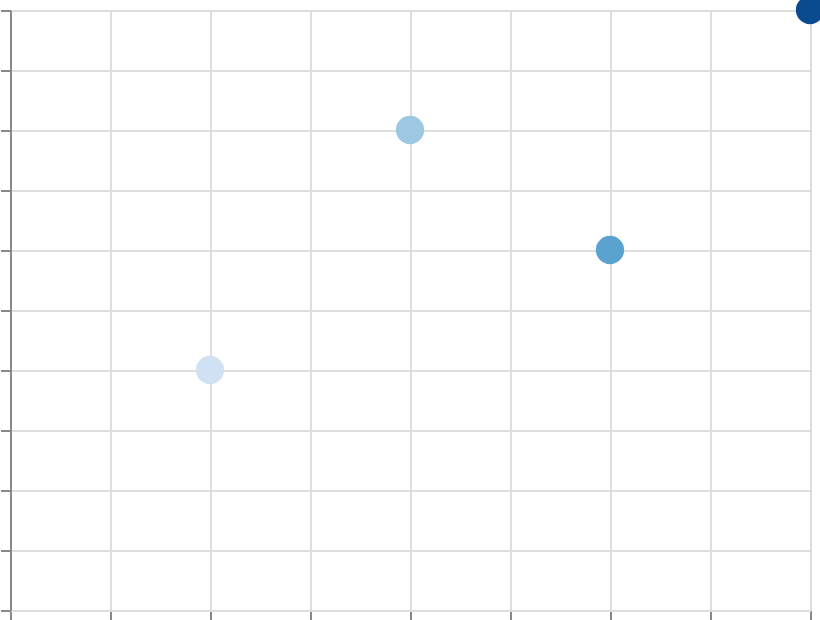

Express this chart as Vega-Lite.
### Vega specification from a JSON file in a GitHub repository (floating-point values rounded to 4 significant figures)
{"$schema": "https://vega.github.io/schema/vega/v6.json", "width": 400, "height": 300, "padding": 5, "autosize": "none", "data": [{"name": "table", "values": [{"x": 1, "y": 2, "val": 10}, {"x": 2, "y": 4, "val": 30}, {"x": 3, "y": 3, "val": 50}, {"x": 4, "y": 5, "val": 90}]}], "scales": [{"name": "x", "type": "linear", "domain": {"data": "table", "field": "x"}, "range": "width", "nice": true}, {"name": "y", "type": "linear", "domain": {"data": "table", "field": "y"}, "range": [{"signal": "height"}, 0], "nice": true}, {"name": "color", "type": "sequential", "domain": {"data": "table", "field": "val"}, "scheme": "blues"}], "marks": [{"type": "symbol", "from": {"data": "table"}, "encode": {"update": {"x": {"scale": "x", "field": "x"}, "y": {"scale": "y", "field": "y"}, "size": {"value": 200}, "fill": {"scale": "color", "field": "val"}}}}], "axes": [{"scale": "x", "orient": "bottom", "grid": true, "labels": false}, {"scale": "y", "orient": "left", "grid": true, "labels": false}], "legends": [{"fill": "color"}]}
